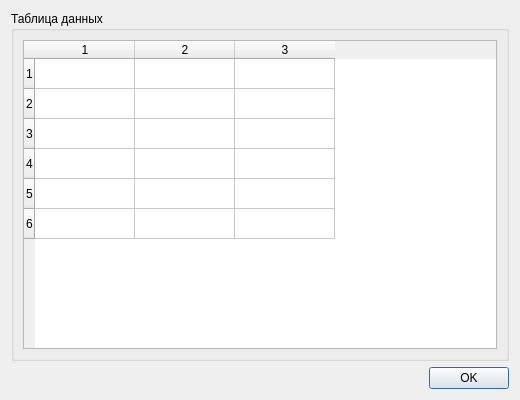
<?xml version="1.0" encoding="UTF-8"?>
<ui version="4.0"><class>Dialog</class><widget class="QDialog" name="Dialog"><property name="geometry"><rect><x>0</x><y>0</y><width>520</width><height>400</height></rect></property><property name="windowTitle"><string>#130 groups/215_group_with_table</string></property><layout class="QVBoxLayout" name="verticalLayout"><property name="leftMargin"><number>11</number></property><property name="topMargin"><number>11</number></property><property name="rightMargin"><number>11</number></property><property name="bottomMargin"><number>11</number></property><property name="spacing"><number>6</number></property><item><widget class="QGroupBox" name="g1"><property name="title"><string>Таблица данных</string></property><layout class="QVBoxLayout" name="g1Layout"><property name="leftMargin"><number>9</number></property><property name="topMargin"><number>9</number></property><property name="rightMargin"><number>9</number></property><property name="bottomMargin"><number>9</number></property><property name="spacing"><number>6</number></property><item><widget class="QTableWidget" name="table"><property name="rowCount"><number>6</number></property><property name="columnCount"><number>3</number></property></widget></item></layout></widget></item><item><layout class="QHBoxLayout" name="buttons"><property name="leftMargin"><number>0</number></property><property name="topMargin"><number>0</number></property><property name="rightMargin"><number>0</number></property><property name="bottomMargin"><number>0</number></property><property name="spacing"><number>6</number></property><item><spacer name="horizontalSpacer"><property name="orientation"><enum>Qt::Orientation::Horizontal</enum></property><property name="sizeHint" stdset="0"><size><width>40</width><height>20</height></size></property></spacer></item><item><widget class="QPushButton" name="ok"><property name="text"><string>OK</string></property></widget></item></layout></item></layout></widget></ui>
